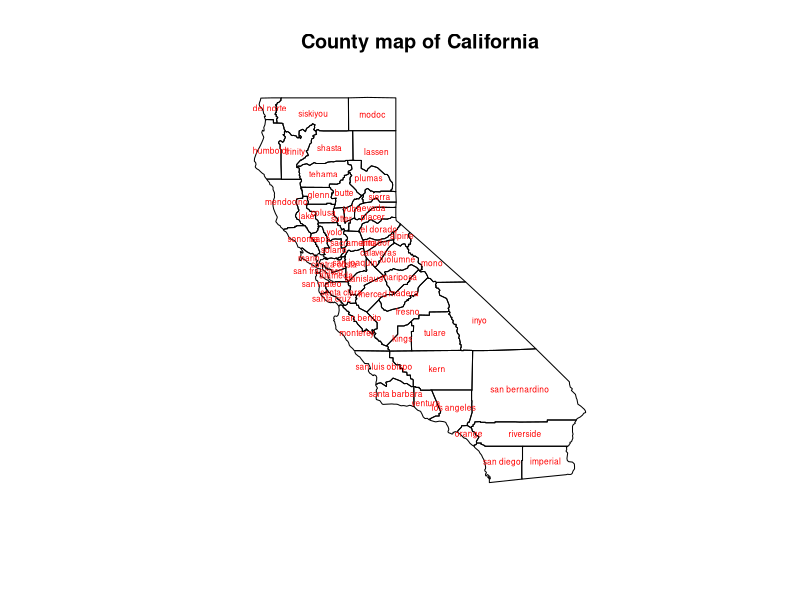

The R source for this figure:
library(maps)
library(sf)
library(sp)
library(spdep)

# Get county map for California
ca.county = map("county","california", fill=TRUE, plot=FALSE)
county.ID <- sapply(strsplit(ca.county$names, ","), function(x) x[2])
ca.county.sf <- st_as_sf(ca.county)

sf_use_s2(FALSE)
ca.coords = st_coordinates(st_centroid(ca.county.sf))
plot(st_geometry(ca.county.sf), main="County map of California")
text(ca.coords, county.ID, cex=0.5, col = "red")

ca.nb = poly2nb(ca.county.sf)
ca.region.id = attr(ca.nb, "region.id")
ca.region.id = sapply(strsplit(ca.region.id, ","), function(x) x[2])
alameda.neighbors.index = ca.nb[[match("alameda", ca.region.id)]]
ca.adj.mat = nb2mat(ca.nb, style="B")
alameda.neighbors = rownames(ca.adj.mat[alameda.neighbors.index,])
alameda.neighbors = sapply(strsplit(alameda.neighbors, ","), function(x) x[2])
